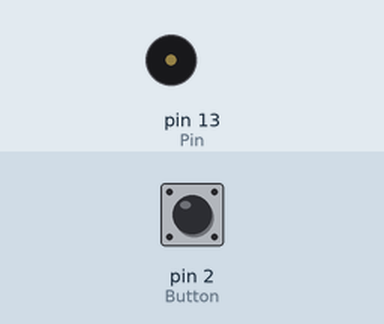
The sketch below on a simulated Arduino Uno, built with avr-gcc and run on an emulated ATmega328P. On the bench: buzzer (waves = sounding). The test bench sets the inputs (shaded band); at power-on: pin 2 (Button) HIGH.

Above: at 1.2 s.
1.3 s: pin 2 (Button) pulled LOW for 0.15 s
At 1.7 s:
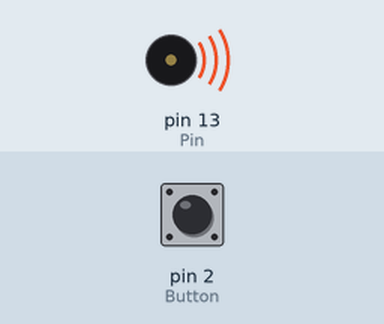
4.4 s: pin 2 (Button) pulled LOW for 1 s
8.4 s: pin 2 (Button) pulled LOW for 3.2 s
Timing chart, 0 to 14.1 s (numbered marks = the images above; inputs shaded):
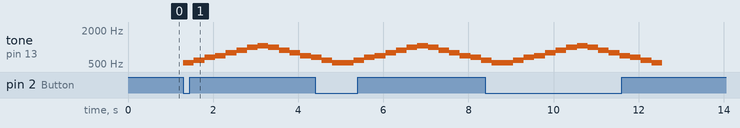

Measured:
- after the input at 1.3 s, tone on pin 13 (Pin): plays 523 Hz for 0.25 s, 587 Hz for 0.25 s, 659 Hz for 0.25 s, 698 Hz for 0.25 s, 783 Hz for 0.25 s, 880 Hz for 0.25 s … (13 notes in this stretch), starting at once

The sketch:

buzzer.ino
```cpp
const int Button = 2;
const int Pin = 13;

// 速度定義
int BPM = 240;
int quater = 60000 / BPM;
int eighth = quater / 2;
int sixteenth = eighth / 2;

// セットアップ関数
void setup()
{
    pinMode(Button, INPUT_PULLUP);
}

// ループ関数
void loop()
{
    if (digitalRead(Button) == LOW)
    {
        buzzer_main();
    }
}

// 音の定義
void c_low_4()
{
    tone(Pin, 523, quater);
    delay(quater);
}
void d_low_4()
{
    tone(Pin, 587, quater);
    delay(quater);
}
void e_low_4()
{
    tone(Pin, 659, quater);
    delay(quater);
}
void f_low_4()
{
    tone(Pin, 698, quater);
    delay(quater);
}
void g_low_4()
{
    tone(Pin, 783, quater);
    delay(quater);
}
void a_low_4()
{
    tone(Pin, 880, quater);
    delay(quater);
}
void b_low_4()
{
    tone(Pin, 987, quater);
    delay(quater);
}

void c_high_4()
{
    tone(Pin, 1046, quater);
    delay(quater);
}
void d_high_4()
{
    tone(Pin, 1174, quater);
    delay(quater);
}
void e_high_4()
{
    tone(Pin, 1318, quater);
    delay(quater);
}
void f_high_4()
{
    tone(Pin, 1396, quater);
    delay(quater);
}
void g_high_4()
{
    tone(Pin, 1567, quater);
    delay(quater);
}
void a_high_4()
{
    tone(Pin, 1760, quater);
    delay(quater);
}
void b_high_4()
{
    tone(Pin, 1975, quater);
    delay(quater);
}

void c_low_sharp_4()
{
    tone(Pin, 554, quater);
    delay(quater);
}
void d_low_sharp_4()
{
    tone(Pin, 622, quater);
    delay(quater);
}
void f_low_sharp_4()
{
    tone(Pin, 739, quater);
    delay(quater);
}
void g_low_sharp_4()
{
    tone(Pin, 830, quater);
    delay(quater);
}
void a_low_sharp_4()
{
    tone(Pin, 932, quater);
    delay(quater);
}

void c_high_sharp_4()
{
    tone(Pin, 1108, quater);
    delay(quater);
}
void d_high_sharp_4()
{
    tone(Pin, 1244, quater);
    delay(quater);
}
void f_high_sharp_4()
{
    tone(Pin, 1479, quater);
    delay(quater);
}
void g_high_sharp_4()
{
    tone(Pin, 1661, quater);
    delay(quater);
}
void a_high_sharp_4()
{
    tone(Pin, 1864, quater);
    delay(quater);
}

void c_low_8()
{
    tone(Pin, 523, eighth);
    delay(eighth);
}
void d_low_8()
{
    tone(Pin, 587, eighth);
    delay(eighth);
}
void e_low_8()
{
    tone(Pin, 659, eighth);
    delay(eighth);
}
void f_low_8()
{
    tone(Pin, 698, eighth);
    delay(eighth);
}
void g_low_8()
{
    tone(Pin, 783, eighth);
    delay(eighth);
}
void a_low_8()
{
    tone(Pin, 880, eighth);
    delay(eighth);
}
void b_low_8()
{
    tone(Pin, 987, eighth);
    delay(eighth);
}

void c_high_8()
{
    tone(Pin, 1046, eighth);
    delay(eighth);
}
void d_high_8()
{
    tone(Pin, 1174, eighth);
    delay(eighth);
}
void e_high_8()
{
    tone(Pin, 1318, eighth);
    delay(eighth);
}
void f_high_8()
{
    tone(Pin, 1396, eighth);
    delay(eighth);
}
void g_high_8()
{
    tone(Pin, 1567, eighth);
    delay(eighth);
}
void a_high_8()
{
    tone(Pin, 1760, eighth);
    delay(eighth);
}
void b_high_8()
{
    tone(Pin, 1975, eighth);
    delay(eighth);
}

void c_low_sharp_8()
{
    tone(Pin, 554, eighth);
    delay(eighth);
}
void d_low_sharp_8()
{
    tone(Pin, 622, eighth);
    delay(eighth);
}
void f_low_sharp_8()
{
    tone(Pin, 739, eighth);
    delay(eighth);
}
void g_low_sharp_8()
{
    tone(Pin, 830, eighth);
    delay(eighth);
}
void a_low_sharp_8()
{
    tone(Pin, 932, eighth);
    delay(eighth);
}

void c_high_sharp_8()
{
    tone(Pin, 1108, eighth);
    delay(eighth);
}
void d_high_sharp_8()
{
    tone(Pin, 1244, eighth);
    delay(eighth);
}
void f_high_sharp_8()
{
    tone(Pin, 1479, eighth);
    delay(eighth);
}
void g_high_sharp_8()
{
    tone(Pin, 1661, eighth);
    delay(eighth);
}
void a_high_sharp_8()
{
    tone(Pin, 1864, eighth);
    delay(eighth);
}

void c_low_16()
{
    tone(Pin, 523, sixteenth);
    delay(sixteenth);
}
void d_low_16()
{
    tone(Pin, 587, sixteenth);
    delay(sixteenth);
}
void e_low_16()
{
    tone(Pin, 659, sixteenth);
    delay(sixteenth);
}
void f_low_16()
{
    tone(Pin, 698, sixteenth);
    delay(sixteenth);
}
void g_low_16()
{
    tone(Pin, 783, sixteenth);
    delay(sixteenth);
}
void a_low_16()
{
    tone(Pin, 880, sixteenth);
    delay(sixteenth);
}
void b_low_16()
{
    tone(Pin, 987, sixteenth);
    delay(sixteenth);
}

void c_high_16()
{
    tone(Pin, 1046, sixteenth);
    delay(sixteenth);
}
void d_high_16()
{
    tone(Pin, 1174, sixteenth);
    delay(sixteenth);
}
void e_high_16()
{
    tone(Pin, 1318, sixteenth);
    delay(sixteenth);
}
void f_high_16()
{
    tone(Pin, 1396, sixteenth);
    delay(sixteenth);
}
void g_high_16()
{
    tone(Pin, 1567, sixteenth);
    delay(sixteenth);
}
void a_high_16()
{
    tone(Pin, 1760, sixteenth);
    delay(sixteenth);
}
void b_high_16()
{
    tone(Pin, 1975, sixteenth);
    delay(sixteenth);
}

void c_low_sharp_16()
{
    tone(Pin, 554, sixteenth);
    delay(sixteenth);
}
void d_low_sharp_16()
{
    tone(Pin, 622, sixteenth);
    delay(sixteenth);
}
void f_low_sharp_16()
{
    tone(Pin, 739, sixteenth);
    delay(sixteenth);
}
void g_low_sharp_16()
{
    tone(Pin, 830, sixteenth);
    delay(sixteenth);
}
void a_low_sharp_16()
{
    tone(Pin, 932, sixteenth);
    delay(sixteenth);
}

void c_high_sharp_16()
{
    tone(Pin, 1108, sixteenth);
    delay(sixteenth);
}
void d_high_sharp_16()
{
    tone(Pin, 1244, sixteenth);
    delay(sixteenth);
}
void f_high_sharp_16()
{
    tone(Pin, 1479, sixteenth);
    delay(sixteenth);
}
void g_high_sharp_16()
{
    tone(Pin, 1661, sixteenth);
    delay(sixteenth);
}
void a_high_sharp_16()
{
    tone(Pin, 1864, sixteenth);
    delay(sixteenth);
}

void buzzer_main()
{
    c_low_4();
    d_low_4();
    e_low_4();
    f_low_4();
    g_low_4();
    a_low_4();
    b_low_4();
    c_high_4();
    b_low_4();
    a_low_4();
    g_low_4();
    f_low_4();
    e_low_4();
    d_low_4();
    c_low_4();
}
```
